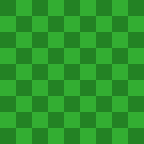

This is a level from a 2D game, rendered from its Tiled map with the project's own tilesets. A one-line summary and the complete map file follow:
An orthogonal 9x9 tile map with 16x16 px tiles, 1 tile layer (Слой тайлов 1).

<map version="1.5" tiledversion="1.7.2" orientation="orthogonal" renderorder="right-down" width="9" height="9" tilewidth="16" tileheight="16" infinite="0" nextlayerid="2" nextobjectid="1">
 <tileset firstgid="1" source="testGrass.tsx" />
 <layer id="1" name="Слой тайлов 1" width="9" height="9">
  <data encoding="csv">
2,1,2,1,2,1,2,1,2,
1,2,1,2,1,2,1,2,1,
2,1,2,1,2,1,2,1,2,
1,2,1,2,1,2,1,2,1,
2,1,2,1,2,1,2,1,2,
1,2,1,2,1,2,1,2,1,
2,1,2,1,2,1,2,1,2,
1,2,1,2,1,2,1,2,1,
2,1,2,1,2,1,2,1,2
</data>
 </layer>
</map>